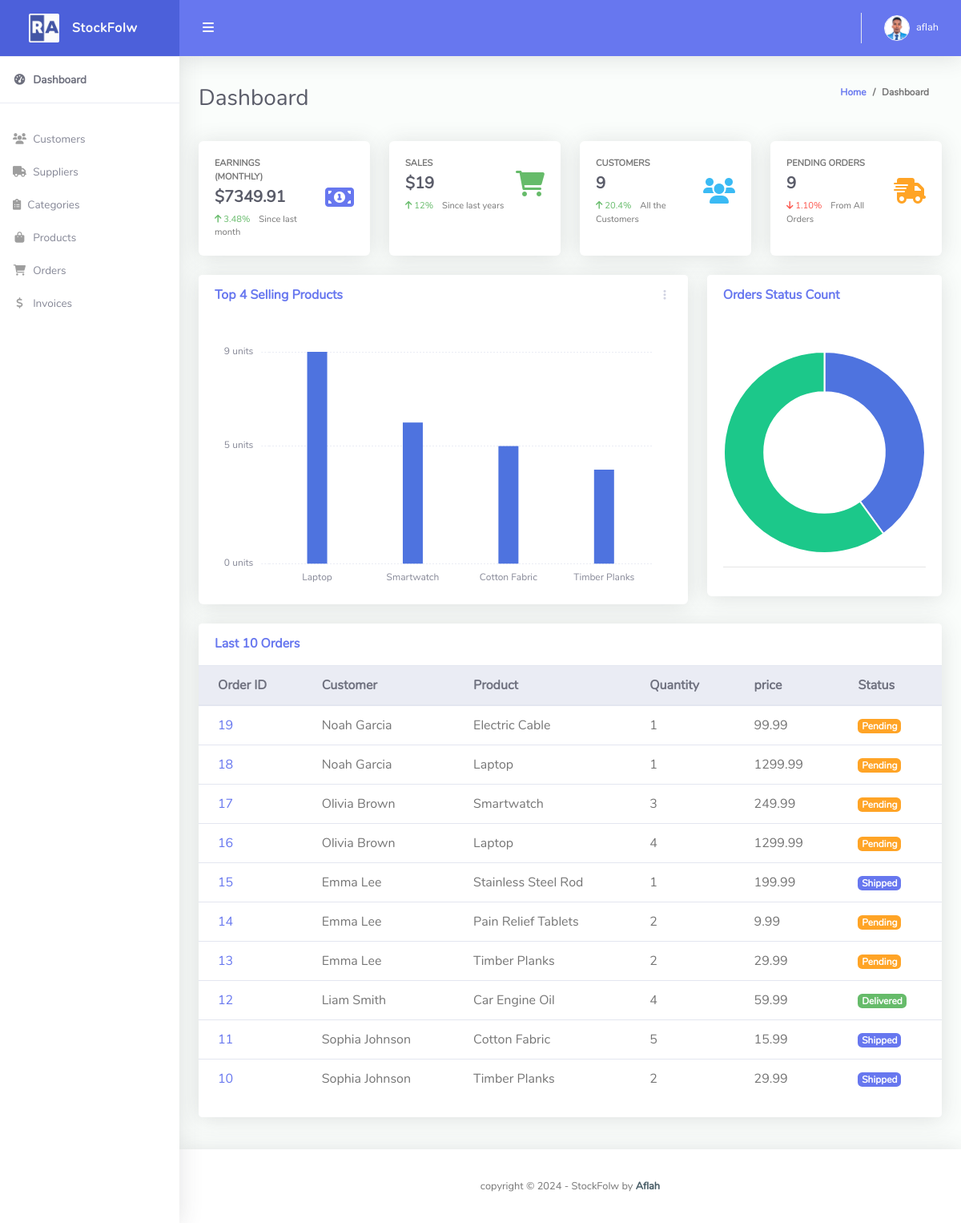
The app's page / (signed in) with its own data.
### stockflow/models.py (models this page shows, shortened)
class Customer(models.Model):
    user = models.OneToOneField(User, null=True, blank=True, on_delete=models.CASCADE)
    name = models.CharField(max_length=200, null=True, blank=True)
    phone = models.CharField(max_length=200, null=True, blank=True)
    email = models.EmailField(max_length=200, null=True, blank=True)
    address = models.TextField(null=True, blank=True)
    profile_pic = models.ImageField(default="profile1.png", null=True, blank=True)
    date_created = models.DateTimeField(auto_now_add=True, null=True, blank=True)
    def __str__(self):
        return self.name if self.name else "Unnamed Customer"

class Order(models.Model):
    STATUS = (
        ('Pending', 'Pending'),
        ('Shipped', 'Shipped'),
        ('Delivered', 'Delivered'),
    )
    customer = models.ForeignKey(Customer, on_delete=models.CASCADE)
    product = models.ForeignKey(Product, on_delete=models.CASCADE)
    quantity = models.PositiveIntegerField(default=1)
    status = models.CharField(max_length=200, choices=STATUS, default='Pending')
    date_created = models.DateTimeField(auto_now_add=True)

class Product(models.Model):
    name = models.CharField(max_length=200)
    description = models.TextField(blank=True, null=True)
    price = models.DecimalField(max_digits=10, decimal_places=2)
    quantity = models.PositiveIntegerField(default=0)
    category = models.ForeignKey(Category, on_delete=models.CASCADE)
    supplier = models.ForeignKey(Supplier, on_delete=models.CASCADE)
    created_at = models.DateTimeField(auto_now_add=True)
    updated_at = models.DateTimeField(auto_now=True)
    def __str__(self):
        return self.name

### stockflow/decorators.py (the view)
	def wrapper_func(request, *args, **kwargs):
		group = None
		if request.user.groups.exists():
			group = request.user.groups.all()[0].name
		if group == 'customer':
			return redirect('user_page')
		else:
			return view_func(request, *args, **kwargs)

### templates/dashboard.html (shortened to what this page needs)
{% extends 'base.html' %}
{% block content %}
<div class="container-fluid" id="container-wrapper">
    <div class="d-sm-flex align-items-center justify-content-between mb-4">
        <h1 class="h3 mb-0 text-gray-800">Dashboard</h1>
        <ol class="breadcrumb">
            <li class="breadcrumb-item"><a href="./">Home</a></li>
            <li class="breadcrumb-item active" aria-current="page">Dashboard</li>
        </ol>
    </div>
    <div class="row mb-3">
        <div class="col-xl-3 col-md-6 mb-4">
            <div class="card h-100">
                <div class="card-body">
                    <div class="row align-items-center">
                        <div class="col mr-2">
                            <div class="text-xs font-weight-bold text-uppercase mb-1">Earnings (Monthly)</div>
                            <div class="h5 mb-0 font-weight-bold text-gray-800">
                                {% if monthly_earnings == None %}
                                    $0.00
                                {% else %}
                                    ${{monthly_earnings|floatformat:2}}
                                {% endif %}
                            </div>
                            <div class="mt-2 mb-0 text-muted text-xs">
                                <span class="text-success mr-2"><i class="fa fa-arrow-up"></i> 3.48%</span>
                                <span>Since last month</span>
                            </div>
                        </div>
                        <div class="col-auto">
                            <i class="fas fa-money-bill-alt fa-2x text-primary"></i>
                        </div>
                    </div>
                </div>
            </div>
        </div>
        <div class="col-xl-3 col-md-6 mb-4">
            <div class="card h-100">
                <div class="card-body">
                    <div class="row no-gutters align-items-center">
                        <div class="col mr-2">
                            <div class="text-xs font-weight-bold text-uppercase mb-1">Sales</div>
                            <div class="h5 mb-0 font-weight-bold text-gray-800">
                                {% if annual_sales == None %}
                                    $0.00
                                {% else %}
                                    ${{annual_sales}}
                                {% endif %}
                            </div>
                            <div class="mt-2 mb-0 text-muted text-xs">
                                <span class="text-success mr-2"><i class="fas fa-arrow-up"></i> 12%</span>
                                <span>Since last years</span>
                            </div>
                        </div>
                        <div class="col-auto">
                            <i class="fas fa-shopping-cart fa-2x text-success"></i>
                        </div>
                    </div>
                </div>
            </div>
        </div>
        <div class="col-xl-3 col-md-6 mb-4">
            <div class="card h-100">
                <div class="card-body">
                    <div class="row no-gutters align-items-center">
                        <div class="col mr-2">
                            <div class="text-xs font-weight-bold text-uppercase mb-1">Customers</div>
                            <div class="h5 mb-0 mr-3 font-weight-bold text-gray-800">
                                {% if customers_count == None %}
                                    0
                                {% else %}
                                {{customers_count}}
                                {% endif %}
                            </div>
                            <div class="mt-2 mb-0 text-muted text-xs">
                                <span class="text-success mr-2"><i class="fas fa-arrow-up"></i> 20.4%</span>
                                <span>All the Customers</span>
                            </div>
                        </div>
                        <div class="col-auto">
                            <i class="fas fa-users fa-2x text-info"></i>
                        </div>
                    </div>
                </div>
            </div>
        </div>
        <div class="col-xl-3 col-md-6 mb-4">
            <div class="card h-100">
                <div class="card-body">
                    <div class="row no-gutters align-items-center">
                        <div class="col mr-2">
                            <div class="text-xs font-weight-bold text-uppercase mb-1">Pending Orders</div>
                            <div class="h5 mb-0 font-weight-bold text-gray-800">
                                {% if pending_orders == None %}
                                    0
                                {% else %}
                                {{pending_orders}}
                                {% endif %}
                            </div>
                            <div class="mt-2 mb-0 text-muted text-xs">
                                <span class="text-danger mr-2"><i class="fas fa-arrow-down"></i> 1.10%</span>
                                <span>From All Orders</span>
                            </div>
                        </div>
                        <div class="col-auto">
                            <i class="fas fa-shipping-fast fa-2x text-warning"></i>
                        </div>
                    </div>
                </div>
            </div>
        </div>
        <div class="col-xl-8 col-lg-7">
            <div class="card mb-4">
                <div class="card-header py-3 d-flex flex-row align-items-center justify-content-between">
                    <h6 class="m-0 font-weight-bold text-primary">Top 4 Selling Products</h6>
                    <div class="dropdown no-arrow">
                        <a class="dropdown-toggle" href="#" role="button" id="dropdownMenuLink" data-toggle="dropdown"
                            aria-haspopup="true" aria-expanded="false">
                            <i class="fas fa-ellipsis-v fa-sm fa-fw text-gray-400"></i>
                        </a>
                    </div>
                </div>
                <div class="card-body">
                    <div class="chart-area">
                        <canvas id="myBarChart"></canvas>
                    </div>
                </div>
            </div>
        </div>
        <div class="col-lg-4">
            <div class="card shadow mb-4">
                <div class="card-header py-3">
                    <h6 class="m-0 font-weight-bold text-primary">Orders Status Count</h6>
                </div>
                <div class="card-body">
                    <div class="chart-pie pt-4">
                        <canvas id="myPieChart"></canvas>
                    </div>
                    <hr>
                </div>
            </div>
        </div>
        <div class="col-xl-12 col-lg-7 mb-4">
            <div class="card">
                <div class="card-header py-3 d-flex flex-row align-items-center justify-content-between">
                    <h6 class="m-0 font-weight-bold text-primary">Last 10 Orders</h6>
                </div>
                <div class="table-responsive">
                    <table class="table align-items-center table-flush">
                        <thead class="thead-light">
                            <tr>
                                <th>Order ID</th>
                                <th>Customer</th>
                                <th>Product</th>
                                <th>Quantity</th>
                                <th>price</th>
                                <th>Status</th>
                            </tr>
                        </thead>
                        <tbody>
                            {% for order in orders %}
                            <tr>
                                <td><a href="{% url 'update_order' order.id %}">{{ order.id }}</a></td>
                                <td>{{order.customer}}</td>
                                <td>{{order.product}}</td>
                                <td>{{order.quantity}}</td>
                                <td>{{ order.product.price }}</td>
                                <td>
                                    {% if order.status == 'Pending' %}
                                        <span class="badge badge-warning">{{ order.status }}</span>
                                    {% elif order.status == 'Shipped' %}
                                        <span class="badge badge-primary">{{ order.status }}</span>
                                    {% elif order.status == 'Delivered' %}
                                        <span class="badge badge-success">{{ order.status }}</span>
                                    {% elif order.status == 'Cancelled' %}
                                        <span class="badge badge-danger">{{ order.status }}</span>
                                    {% endif %}
                                </td>
                            </tr>
                            {% endfor %}
                        </tbody>
                    </table>
                </div>
                <div class="card-footer"></div>
            </div>
        </div>
    </div>
</div>
{% endblock %}

### templates/partials/topbar.html (shortened to what this page needs)
{% load static %}
<nav class="navbar navbar-expand navbar-light bg-navbar topbar mb-4 static-top">
    <button id="sidebarToggleTop" class="btn btn-link rounded-circle mr-3">
        <i class="fa fa-bars"></i>
    </button>
    <ul class="navbar-nav ml-auto">
        <li class="nav-item dropdown no-arrow">
            <a class="nav-link dropdown-toggle" href="#" id="userDropdown" role="button" data-toggle="dropdown"
                aria-haspopup="true" aria-expanded="false">
                {% if request.user.customer.profile_pic %}
                <img class="img-profile rounded-circle" src="{{request.user.customer.profile_pic.url}}"
                    style="max-width: 60px">
                {% else %}
                <img class="img-profile rounded-circle" src="{% static 'img/Testro.jpg' %}" style="max-width: 60px">
                {% endif %}
                <span class="ml-2 d-none d-lg-inline text-white small">{{request.user}}</span>
            </a>
        </li>
    </ul>
</nav>

### records on screen
Order: id "19", customer "Noah Garcia", product "Electric Cable", quantity "1", product.price "99.99", status "Pending"
Order: id "18", customer "Noah Garcia", product "Laptop", quantity "1", product.price "1299.99", status "Pending"
Order: id "17", customer "Olivia Brown", product "Smartwatch", quantity "3", product.price "249.99", status "Pending"
Order: id "16", customer "Olivia Brown", product "Laptop", quantity "4", product.price "1299.99", status "Pending"
Order: id "15", customer "Emma Lee", product "Stainless Steel Rod", quantity "1", product.price "199.99", status "Shipped"
Order: id "14", customer "Emma Lee", product "Pain Relief Tablets", quantity "2", product.price "9.99", status "Pending"
Order: id "13", customer "Emma Lee", product "Timber Planks", quantity "2", product.price "29.99", status "Pending"
Order: id "12", customer "Liam Smith", product "Car Engine Oil", quantity "4", product.price "59.99", status "Delivered"
Order: id "11", customer "Sophia Johnson", product "Cotton Fabric", quantity "5", product.price "15.99", status "Shipped"
Order: id "10", customer "Sophia Johnson", product "Timber Planks", quantity "2", product.price "29.99", status "Shipped"

### other values on screen
{{ request.user }} "aflah"
{{ monthly_earnings|floatformat:2 }} "7349.91"
{{ annual_sales }} "19"
{{ customers_count }} "9"
{{ pending_orders }} "9"
chart data {{ chart_data|safe }} [6, 9]
chart data {{ bar_labels|safe }} ['Laptop', 'Smartwatch', 'Cotton Fabric', 'Timber Planks']
